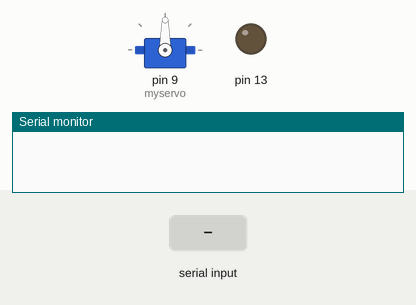
Bench run of a sketch on a simulated Arduino Uno, built with avr-gcc and run on an emulated ATmega328P. Parts: servo, output pins drawn as LEDs (lit = HIGH), the last lines printed to the serial monitor. The test bench sets the inputs (shaded band).

Above: at 1.2 s.
1.3 s: "90,45\n" received over Serial
At 3.0 s:
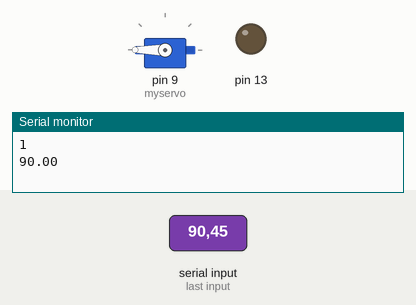
At 4.51 s:
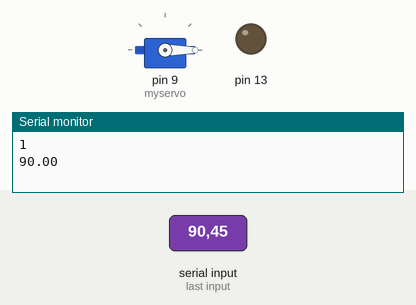
Timing chart, 0 to 15.5 s (numbered marks = the images above; inputs shaded):
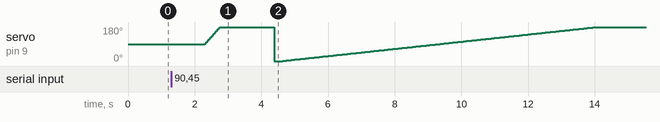

The sketch:

testing.ino.ino
```cpp
#include <Servo.h>

Servo myservo;
float coeff;
int pos = 0;
int cr = 1;

void setup()
{
  Serial.begin(115200);
  myservo.attach(9);
}
void loop()
{
  while (Serial.available() == 0)
  {
    pinMode(13, OUTPUT);
  }

  pos = myservo.read();
  String myCmd = Serial.readStringUntil('\r');
  coeff = myCmd.toFloat();
  cr = (pos - coeff * 180) > 0 ? -1 : 1;
  Serial.println(cr);
  Serial.println(coeff);

  for (pos = myservo.read(); (cr == 1 && pos < coeff * 180) || (cr == -1 && pos > coeff * 180); pos += cr)
  {                     // goes from 180 degrees to 0 degrees
    myservo.write(pos); // tell servo to go to position in variable 'pos'
    delay(5);
  }

  // Serial.flush();
  Serial.println("DONE\n");
}
```
